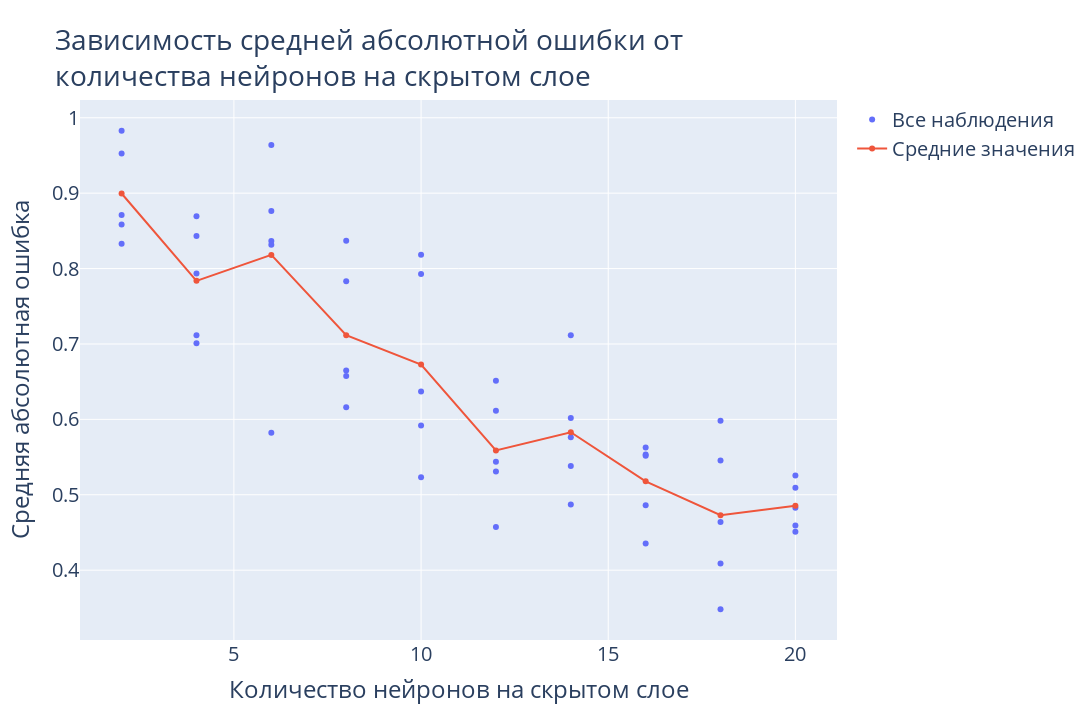

The notebook cell this image was saved under:
### Code cell
# Plotting results for training epochs amount
fig = go.Figure()
fig.add_trace(
    go.Scatter(x=all_sizes, y=all_mapes,
               name='Все наблюдения', mode='markers')
)
fig.add_trace(
    go.Scatter(x=hidden_sizes, y=mapes_mean,
               name='Средние значения', mode='lines+markers')
)
fig.update_layout(
    title='Зависимость средней абсолютной ошибки от<br>количества нейронов на скрытом слое',
    font=dict(size=20),
    xaxis=dict(title='Количество нейронов на скрытом слое'),
    yaxis=dict(title='Средняя абсолютная ошибка'),
    width=1280,
    height=720
)
fig.show()

### Figure 1 — Plotly figure (JSON) as saved in the notebook; plotly's stock layout.template omitted (floating-point values rounded to 4 significant figures)
{"data": [{"mode": "markers", "name": "Все наблюдения", "type": "scatter", "x": [2, 2, 2, 2, 2, 4, 4, 4, 4, 4, 6, 6, 6, 6, 6, 8, 8, 8, 8, 8, 10, 10, 10, 10, 10, 12, 12, 12, 12, 12, 14, 14, 14, 14, 14, 16, 16, 16, 16, 16, 18, 18, 18, 18, 18, 20, 20, 20, 20, 20], "y": [0.9527, 0.8711, 0.8584, 0.9828, 0.8329, 0.8433, 0.7115, 0.7936, 0.7009, 0.8695, 0.5824, 0.8366, 0.8316, 0.9638, 0.8764, 0.6161, 0.6647, 0.837, 0.7831, 0.6574, 0.6368, 0.8183, 0.7928, 0.5234, 0.5919, 0.4573, 0.6511, 0.6114, 0.5307, 0.5437, 0.4872, 0.5762, 0.6017, 0.7117, 0.5382, 0.5534, 0.5517, 0.4862, 0.5628, 0.4353, 0.5455, 0.3482, 0.464, 0.4088, 0.5982, 0.4593, 0.451, 0.4827, 0.5092, 0.5255]}, {"mode": "lines+markers", "name": "Средние значения", "type": "scatter", "x": [2, 4, 6, 8, 10, 12, 14, 16, 18, 20], "y": [0.8996, 0.7838, 0.8182, 0.7117, 0.6726, 0.5588, 0.583, 0.5179, 0.4729, 0.4855]}], "layout": {"font": {"size": 20}, "height": 720, "title": {"text": "Зависимость средней абсолютной ошибки от<br>количества нейронов на скрытом слое"}, "width": 1280, "xaxis": {"title": {"text": "Количество нейронов на скрытом слое"}}, "yaxis": {"title": {"text": "Средняя абсолютная ошибка"}}}}
